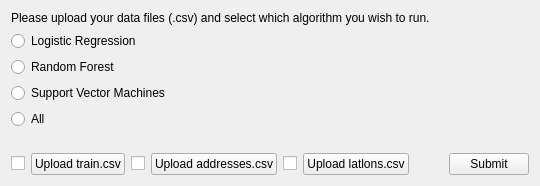
<?xml version="1.0" encoding="UTF-8"?>
<ui version="4.0">
 <class>SetupDialog</class>
 <widget class="QWidget" name="SetupDialog">
  <property name="geometry">
   <rect>
    <x>0</x>
    <y>0</y>
    <width>540</width>
    <height>186</height>
   </rect>
  </property>
  <property name="windowTitle">
   <string>Risk Prediction Tool</string>
  </property>
  <layout class="QVBoxLayout" name="verticalLayout">
   <item>
    <layout class="QVBoxLayout" name="verticalLayout_2">
     <item>
      <widget class="QLabel" name="label">
       <property name="sizePolicy">
        <sizepolicy hsizetype="Preferred" vsizetype="Minimum">
         <horstretch>0</horstretch>
         <verstretch>0</verstretch>
        </sizepolicy>
       </property>
       <property name="text">
        <string>&lt;html&gt;&lt;head/&gt;&lt;body&gt;&lt;p&gt;Please upload your data files (.csv) and select which algorithm you wish to run.&lt;/p&gt;&lt;/body&gt;&lt;/html&gt;</string>
       </property>
      </widget>
     </item>
     <item>
      <layout class="QVBoxLayout" name="algoLayout">
       <item>
        <widget class="QRadioButton" name="radioButton">
         <property name="text">
          <string>Logistic Regression</string>
         </property>
        </widget>
       </item>
       <item>
        <widget class="QRadioButton" name="radioButton_2">
         <property name="text">
          <string>Random Forest</string>
         </property>
        </widget>
       </item>
       <item>
        <widget class="QRadioButton" name="radioButton_3">
         <property name="text">
          <string>Support Vector Machines</string>
         </property>
        </widget>
       </item>
       <item>
        <widget class="QRadioButton" name="radioButton_4">
         <property name="text">
          <string>All</string>
         </property>
        </widget>
       </item>
      </layout>
     </item>
     <item>
      <spacer name="verticalSpacer">
       <property name="orientation">
        <enum>Qt::Vertical</enum>
       </property>
       <property name="sizeHint" stdset="0">
        <size>
         <width>20</width>
         <height>40</height>
        </size>
       </property>
      </spacer>
     </item>
     <item>
      <layout class="QHBoxLayout" name="horizontalLayout_2">
       <item>
        <widget class="QCheckBox" name="checkTrain">
         <property name="text">
          <string/>
         </property>
         <property name="checkable">
          <bool>true</bool>
         </property>
        </widget>
       </item>
       <item>
        <widget class="QPushButton" name="uploadTrainButton">
         <property name="text">
          <string>Upload train.csv</string>
         </property>
        </widget>
       </item>
       <item>
        <widget class="QCheckBox" name="checkAddresses">
         <property name="text">
          <string/>
         </property>
         <property name="checkable">
          <bool>true</bool>
         </property>
        </widget>
       </item>
       <item>
        <widget class="QPushButton" name="uploadAddressesButton">
         <property name="text">
          <string>Upload addresses.csv</string>
         </property>
        </widget>
       </item>
       <item>
        <widget class="QCheckBox" name="checkLatlons">
         <property name="text">
          <string/>
         </property>
         <property name="checkable">
          <bool>true</bool>
         </property>
        </widget>
       </item>
       <item>
        <widget class="QPushButton" name="uploadLatlonsButton">
         <property name="text">
          <string>Upload latlons.csv</string>
         </property>
        </widget>
       </item>
       <item>
        <spacer name="horizontalSpacer">
         <property name="orientation">
          <enum>Qt::Horizontal</enum>
         </property>
         <property name="sizeHint" stdset="0">
          <size>
           <width>40</width>
           <height>20</height>
          </size>
         </property>
        </spacer>
       </item>
       <item>
        <widget class="QPushButton" name="submitButton">
         <property name="text">
          <string>Submit</string>
         </property>
        </widget>
       </item>
      </layout>
     </item>
    </layout>
   </item>
  </layout>
 </widget>
 <connections/>
</ui>
